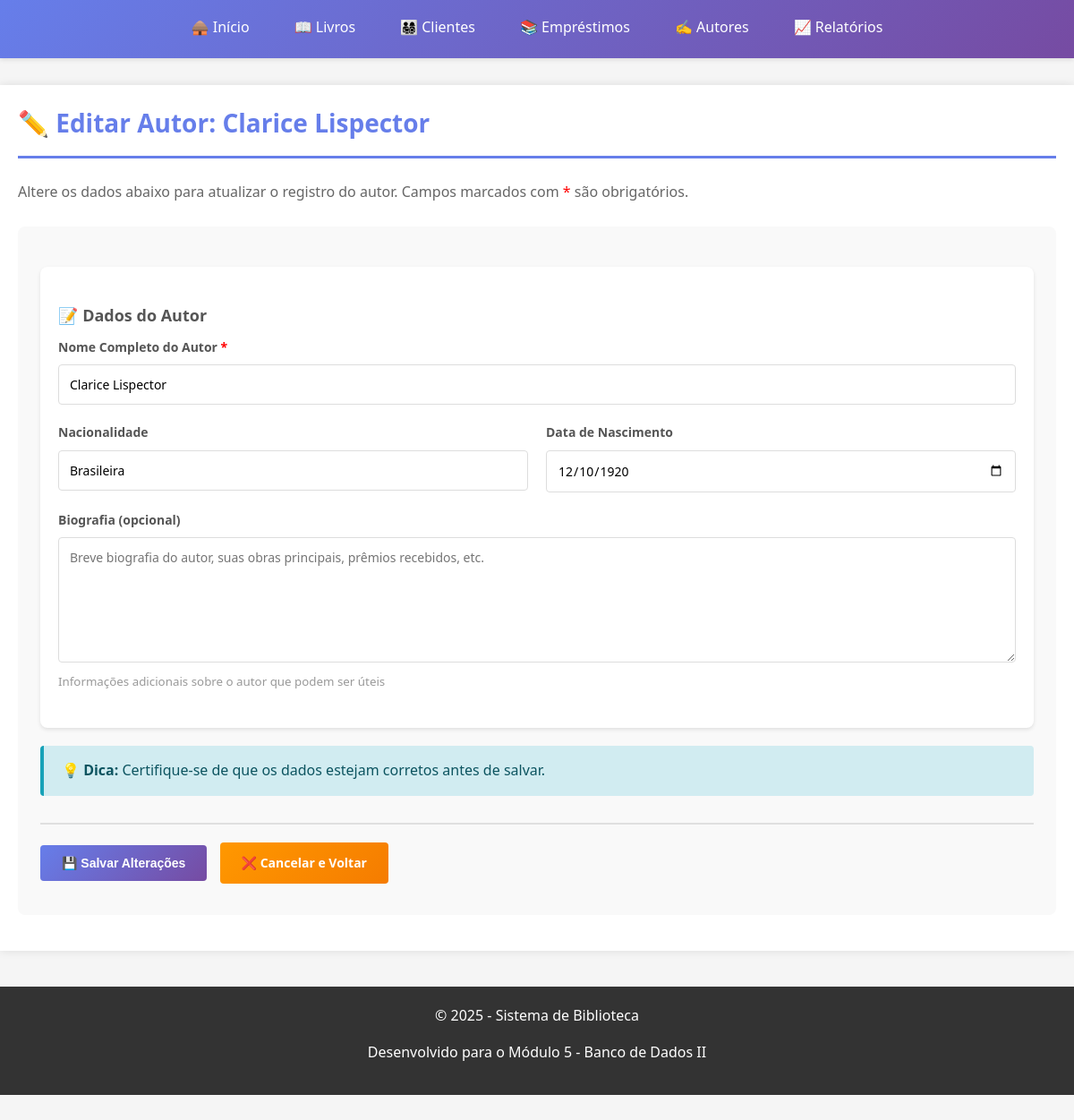
/autor_editar.php?id=2, run on the app's committed database.
### tables this page shows
CREATE TABLE `autores` (
  `id` int(11) NOT NULL,
  `nome` varchar(150) NOT NULL,
  `nacionalidade` varchar(50) DEFAULT NULL,
  `data_nascimento` date DEFAULT NULL,
  `biografia` text DEFAULT NULL,
  `created_at` timestamp NOT NULL DEFAULT current_timestamp(),
  `updated_at` timestamp NOT NULL DEFAULT current_timestamp() ON UPDATE current_timestamp()
);

### autor_editar.php (the view, shortened to what this page needs)
<?php
require_once 'includes/header.php';
try {
    $conn = Database::getInstance()->getConnection();
} catch (Exception $e) {
    die("Falha ao obter conexão com o banco de dados: " . $e->getMessage());
}
$autor_id = isset($_GET['id']) ? intval($_GET['id']) : 0;
$sql = "SELECT id, nome, nacionalidade, data_nascimento, biografia FROM autores WHERE id = :id";
$stmt = $conn->prepare($sql);
$stmt->bindParam(':id', $autor_id, PDO::PARAM_INT);
$stmt->execute();
$autor = $stmt->fetch(PDO::FETCH_ASSOC);
$nome = htmlspecialchars($autor['nome']);
$nacionalidade = htmlspecialchars($autor['nacionalidade']);
$data_nascimento = $autor['data_nascimento'];
$biografia = htmlspecialchars($autor['biografia']);
?>
<h1>✏️ Editar Autor: <?php echo $nome; ?></h1>
<p style="color: #666; margin-bottom: 25px;">
    Altere os dados abaixo para atualizar o registro do autor.
    Campos marcados com <span style="color: red;">*</span> são obrigatórios.
</p>
<form method="POST" action="autor_salvar.php" id="formAutor">
    <div class="card">
        <h3>📝 Dados do Autor</h3>
        <div class="form-group">
            <label for="nome">
                Nome Completo do Autor <span style="color: red;">*</span>
            </label>
            <input
                type="text"
                id="nome"
                name="nome"
                required
                maxlength="150"
                placeholder="Digite o nome completo do autor"
                autofocus
                value="<?php echo $nome; ?>"
            >
        </div>
        <div class="row">
            <div class="col">
                <div class="form-group">
                    <label for="nacionalidade">Nacionalidade</label>
                    <input
                        type="text"
                        id="nacionalidade"
                        name="nacionalidade"
                        maxlength="50"
                        placeholder="Ex: Brasileira, Portuguesa, etc."
                        value="<?php echo $nacionalidade; ?>"
                    >
                </div>
            </div>
            <div class="col">
                <div class="form-group">
                    <label for="data_nascimento">Data de Nascimento</label>
                    <input
                        type="date"
                        id="data_nascimento"
                        name="data_nascimento"
                        max="<?= date('Y-m-d') ?>"
                        value="<?php echo $data_nascimento; ?>"
                    >
                </div>
            </div>
        </div>
        <div class="form-group">
            <label for="biografia">Biografia (opcional)</label>
            <textarea
                id="biografia"
                name="biografia"
                rows="6"
                placeholder="Breve biografia do autor, suas obras principais, prêmios recebidos, etc."
            ><?php echo $biografia; ?></textarea>
            <small style="color: #999;">
                Informações adicionais sobre o autor que podem ser úteis
            </small>
        </div>
    </div>
    <div class="alert alert-info">
        <strong>💡 Dica:</strong> Certifique-se de que os dados estejam corretos antes de salvar.
    </div>
    <div style="margin-top: 30px; padding-top: 20px; border-top: 2px solid #e0e0e0;">
        <button type="submit" class="btn btn-primary">
            💾 Salvar Alterações
        </button>
        <a href="autores.php" class="btn btn-warning">
            ❌ Cancelar e Voltar
        </a>
    </div>
</form>
<?php require_once 'includes/footer.php'; ?>

### includes/header.php (style rules this page uses)
* { margin: 0; padding: 0; box-sizing: border-box; }
body { font-family: 'Segoe UI', Tahoma, Geneva, Verdana, sans-serif; background-color: #f5f5f5; color: #333; line-height: 1.6; padding-bottom: 60px; }
h1 { color: #667eea; margin-bottom: 25px; padding-bottom: 15px; border-bottom: 3px solid #667eea; font-size: 28px; }
h3 { color: #555; margin: 20px 0 10px 0; font-size: 18px; }
p { margin-bottom: 15px; }
form { background-color: #f9f9f9; padding: 25px; border-radius: 8px; margin: 20px 0; }
label { display: block; margin-bottom: 8px; color: #555; font-weight: 600; font-size: 14px; }
input[type="text"], input[type="email"], input[type="tel"], input[type="date"], input[type="number"], select, textarea { width: 100%; padding: 12px; border: 1px solid #ddd; border-radius: 4px; font-size: 14px; transition: border-color 0.3s; font-family: inherit; }
textarea { min-height: 100px; resize: vertical; }
.form-group { margin-bottom: 20px; }
.btn { display: inline-block; padding: 12px 24px; background: linear-gradient(135deg, #667eea 0%, #764ba2 100%); color: white; text-decoration: none; border: none; border-radius: 4px; cursor: pointer; font-size: 14px; font-weight: 600; transition: all 0.3s ease; margin-right: 10px; margin-bottom: 10px; }
.btn-warning { background: linear-gradient(135deg, #ff9800 0%, #f57c00 100%); }
.alert { padding: 15px 20px; margin: 15px 0; border-radius: 4px; border-left: 4px solid; }
.alert-info { background-color: #d1ecf1; border-color: #17a2b8; color: #0c5460; }
.card { background-color: white; border-radius: 8px; box-shadow: 0 2px 4px rgba(0,0,0,0.1); padding: 20px; margin: 20px 0; }
.row { display: flex; flex-wrap: wrap; margin: 0 -10px; }
.col { flex: 1; padding: 0 10px; min-width: 250px; }

### data on the page
autores: nome "Clarice Lispector", nacionalidade "Brasileira", data_nascimento "12/10/1920"
